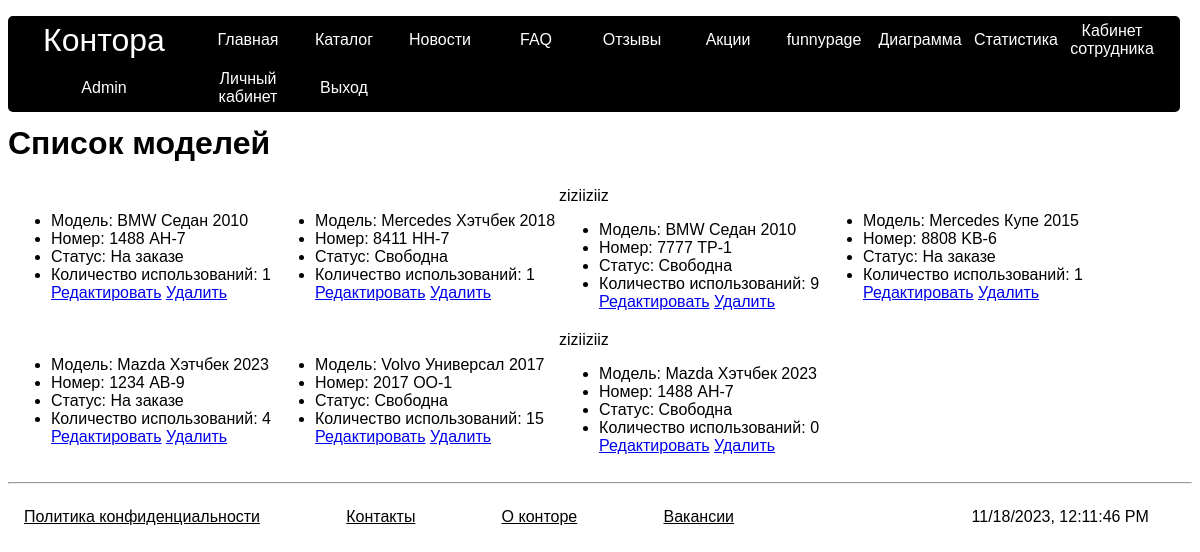
Screenshot of /autolist (signed in) with the database file from the repository.
### mainapp/models.py (models this page shows)
class AutoModel(models.Model):
    ON_ORDER = "На заказе"
    FREE = "Свободна"
    IN_REPAIR = "В ремонте"
    IN_SERVICE = "На обслуживании"
    STATUS_CHOICES = [
        (ON_ORDER, "На заказе"),
        (FREE, "Свободна"),
        (IN_REPAIR, "В ремонте"),
        (IN_SERVICE, "На обслуживании")
    ]
    id = models.AutoField(primary_key=True)
    carModel = models.ForeignKey(CarModel, on_delete=models.PROTECT)
    number = models.CharField(max_length=9, validators=[car_number_validator])
    status = models.CharField(max_length=20, choices=STATUS_CHOICES, default=FREE)
    usageCount = models.IntegerField(default=0)
    def __str__(self):
        return f'{self.carModel.__str__()} {self.number}'

class CarModel(models.Model):
    SEDAN = "Седан"
    CROSS = "Кроссовер"
    COUPE = "Купе"
    STATION_WAGON = "Универсал"
    SPORT = "Спорт"
    HATCHBACK = "Хэтчбек"
    CONVERTIBLE = "Кабриолет"
    MINIVAN = "Минивэн"
    BODY_CHOICES = [
        (SEDAN, "Седан"),
        (CROSS, "Кроссовер"),
        (STATION_WAGON, "Универсал"),
        (SPORT, "Седан"),
        (HATCHBACK, "Хэтчбек"),
        (CONVERTIBLE, "Кабриолет"),
        (MINIVAN, "Минивэн"),
        (COUPE, "Купе"),
    ]
    BMW = "BMW"
    MERCEDES = "Mercedes"
    AUDI = "Audi"
    MAZDA = "Mazda"
    VOLVO = "Volvo"
    BRAND_CHOICES = [
        (BMW, 'BMW'),
        (MERCEDES, 'Mercedes'),
        (AUDI,"Audi"),
        (MAZDA, "Mazda"),
        (VOLVO, "Volvo")
    ]
    body = models.CharField(max_length=20, choices=BODY_CHOICES)
    price = models.BigIntegerField(default=40, null=True)
    car_price = models.BigIntegerField(default=10000, null=True)
    id = models.AutoField(primary_key=True)
    brand = models.CharField(max_length=20, choices=BRAND_CHOICES)
    year = models.IntegerField(validators=[MaxValueValidator(2023), MinValueValidator(2010)])
    usageCount = models.IntegerField(default=0)
    def __str__(self):
        return f"{self.brand} {self.body} {self.year}"

### mainapp/views.py (the view)
    def _(request):
        if not request.user.is_staff:
            return HttpResponseRedirect('main')
        return func(request)

### mainapp/views.py (called while the page is built)
def staffpage(func):
    def _(request):
        if not request.user.is_staff:
            return HttpResponseRedirect('main')
        return func(request)
    return _

@staffpage
def autolist(request: HttpRequest):
    if request.method == "GET":
        lst = []
        tmp_list = list()
        i = 0
        for auto in AutoModel.objects.all():
            print(auto)
            if i % columnCount == 0 and i != 0:
                lst.append(tmp_list)
                tmp_list = list()
            tmp_list.append(auto)
            i += 1
        if tmp_list:
            lst.append(tmp_list)
        print(lst)
        return render(request, "autolist.html", {"autos": lst})

### mainapp/templates/autolist.html (shortened to what this page needs)
{% extends "base.html" %}
{% block content %}
<h1>Список моделей</h1>
<table>
    {%for autosRaw in autos%}
    <tr>
    {%for auto in autosRaw%}
    <td>
        <ul>
            <li>Модель: {{auto.carModel}}</li>
            <li>Номер: {{auto.number}}</li>
            <li>Статус: {{auto.status}}</li>
            <li>Количество использований: {{auto.usageCount}}</li>
            <a href="editauto?id={{auto.id}}">Редактировать</a>
            <a href="delete?model=auto&id={{auto.id}}">Удалить</a>
        </ul>
    </td>
    {%endfor%}
    </tr>
    {%endfor%}
</table>
{% endblock content %}

### mainapp/static/css/globals.css (style rules this page uses)
* { font-family: Helvetica, sans-serif; }
body { overflow-x: hidden; }
td:nth-child(3)::before { content: "ziziiziiz"; }

### rows the page displays
AutoModel: carModel "BMW Седан 2010", number "1488 AH-7", status "На заказе", usageCount "1"
AutoModel: carModel "Mercedes Хэтчбек 2018", number "8411 HH-7", status "Свободна", usageCount "1"
AutoModel: carModel "BMW Седан 2010", number "7777 TP-1", status "Свободна", usageCount "9"
AutoModel: carModel "Mercedes Купе 2015", number "8808 KB-6", status "На заказе", usageCount "1"
AutoModel: carModel "Mazda Хэтчбек 2023", number "1234 AB-9", status "На заказе", usageCount "4"
AutoModel: carModel "Volvo Универсал 2017", number "2017 OO-1", status "Свободна", usageCount "15"
AutoModel: carModel "Mazda Хэтчбек 2023", number "1488 AH-7", status "Свободна", usageCount "0"
